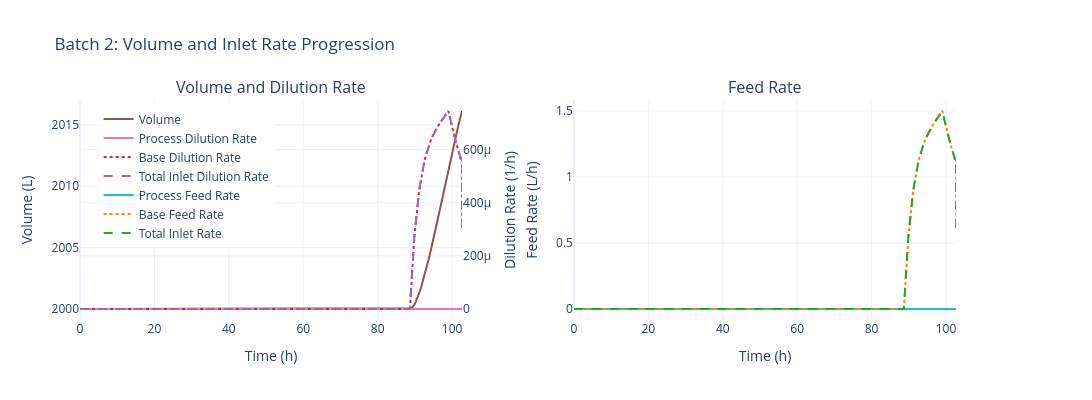

Write notebook code for a chart like this one.
### Code cell
sim.data.plot_volume_feed(batch_number=2)

### Figure 1 — Plotly figure (JSON) as saved in the notebook; plotly's stock layout.template omitted (floating-point values rounded to 4 significant figures; data arrays with more than 128 entries replaced by an {"elided": "..."} marker saying what was removed)
{"data": [{"hovertemplate": "Time: %{x:.1f} h<br>Volume: %{y:.2f} L<extra></extra>", "line": {"color": "#8c564b", "width": 2}, "mode": "lines", "name": "Volume", "type": "scatter", "x": {"elided": "182 float values"}, "xaxis": "x", "y": {"elided": "182 float values"}, "yaxis": "y"}, {"hovertemplate": "Time: %{x:.1f} h<br>D_process: %{y:.4f} 1/h<extra></extra>", "line": {"color": "#e377c2", "width": 2}, "mode": "lines", "name": "Process Dilution Rate", "type": "scatter", "x": {"elided": "182 float values"}, "xaxis": "x", "y": {"elided": "182 float values"}, "yaxis": "y2"}, {"hovertemplate": "Time: %{x:.1f} h<br>D_base: %{y:.4f} 1/h<extra></extra>", "line": {"color": "#d62728", "dash": "dot", "width": 2}, "mode": "lines", "name": "Base Dilution Rate", "type": "scatter", "x": {"elided": "182 float values"}, "xaxis": "x", "y": {"elided": "182 float values"}, "yaxis": "y2"}, {"hovertemplate": "Time: %{x:.1f} h<br>D_total: %{y:.4f} 1/h<extra></extra>", "line": {"color": "#9467bd", "dash": "dash", "width": 2}, "mode": "lines", "name": "Total Inlet Dilution Rate", "type": "scatter", "x": {"elided": "182 float values"}, "xaxis": "x", "y": {"elided": "182 float values"}, "yaxis": "y2"}, {"hovertemplate": "Time: %{x:.1f} h<br>F_process: %{y:.4f} L/h<extra></extra>", "line": {"color": "#17becf", "width": 2}, "mode": "lines", "name": "Process Feed Rate", "type": "scatter", "x": {"elided": "182 float values"}, "xaxis": "x2", "y": {"elided": "182 float values"}, "yaxis": "y3"}, {"hovertemplate": "Time: %{x:.1f} h<br>F_base: %{y:.4f} L/h<extra></extra>", "line": {"color": "#ff7f0e", "dash": "dot", "width": 2}, "mode": "lines", "name": "Base Feed Rate", "type": "scatter", "x": {"elided": "182 float values"}, "xaxis": "x2", "y": {"elided": "182 float values"}, "yaxis": "y3"}, {"hovertemplate": "Time: %{x:.1f} h<br>F_total: %{y:.4f} L/h<extra></extra>", "line": {"color": "#2ca02c", "dash": "dash", "width": 2}, "mode": "lines", "name": "Total Inlet Rate", "type": "scatter", "x": {"elided": "182 float values"}, "xaxis": "x2", "y": {"elided": "182 float values"}, "yaxis": "y3"}], "layout": {"annotations": [{"font": {"size": 16}, "showarrow": false, "text": "Volume and Dilution Rate", "x": 0.205, "xanchor": "center", "xref": "paper", "y": 1, "yanchor": "bottom", "yref": "paper"}, {"font": {"size": 16}, "showarrow": false, "text": "Feed Rate", "x": 0.735, "xanchor": "center", "xref": "paper", "y": 1, "yanchor": "bottom", "yref": "paper"}], "font": {"size": 12}, "height": 400, "legend": {"bgcolor": "rgba(255,255,255,0.8)", "x": 0.02, "y": 0.98}, "showlegend": true, "title": {"text": "Batch 2: Volume and Inlet Rate Progression"}, "width": 1400, "xaxis": {"anchor": "y", "domain": [0, 0.41], "title": {"text": "Time (h)"}}, "xaxis2": {"anchor": "y3", "domain": [0.53, 0.94], "title": {"text": "Time (h)"}}, "yaxis": {"anchor": "x", "domain": [0, 1], "title": {"text": "Volume (L)"}}, "yaxis2": {"anchor": "x", "overlaying": "y", "side": "right", "title": {"text": "Dilution Rate (1/h)"}}, "yaxis3": {"anchor": "x2", "domain": [0, 1], "title": {"text": "Feed Rate (L/h)"}}}}
